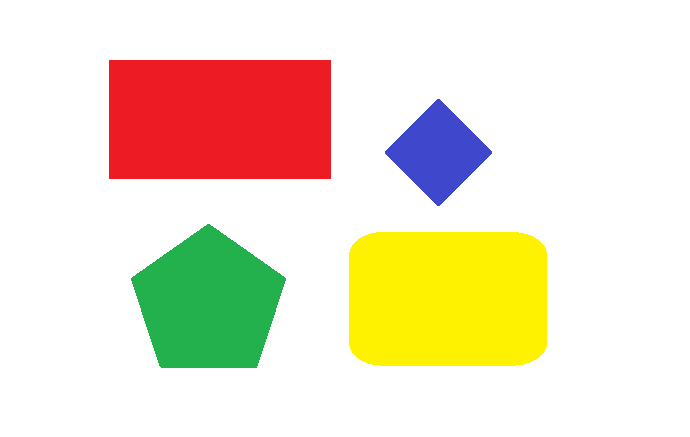
#> input picture legacy/labs/source/otsu_thresholding.png, 690 x 437 px
$ python otsu_thresholding.py
#> lines starting #> are read from the running program, lines starting #| are printed output that depends on the picture; after the words box and inside, x2 and y2 are one past the last pixel; in counts of white or black regions, pixels touching at a corner belong together
import cv2
import numpy as np
import matplotlib.pyplot as plt
from pathlib import Path


SCRIPT_DIR = Path(__file__).resolve().parent
PROJECT_DIR = SCRIPT_DIR.parent

IMAGE_PATH = PROJECT_DIR / "source" / "otsu_thresholding.png"


# ==========================================================
# THUẬT TOÁN OTSU
# ==========================================================

def otsu_threshold(gray_img):
    # Ảnh xám có 256 mức:
    # 0 -> 255
    L = 256

    # Histogram
    # hist[i] = số pixel có mức xám i
    hist, _ = np.histogram(
        gray_img.ravel(),
        bins=L,
        range=(0, L)
    )

    # Tổng số pixel
    N = gray_img.size

    # Xác suất xuất hiện mỗi mức xám
    # p(i) = hist(i) / N
    p = hist / N

    # BIẾN DÙNG ĐỂ TÌM NGƯỠNG TỐI ƯU
    max_variance = -1.0

    best_threshold = 0

    # Lưu phương sai của từng ngưỡng
    # để vẽ biểu đồ
    variance_list = np.zeros(L)
    for t in range(L - 1):
        # w: tỉ lệ pixel của mỗi lớp
        # mu: mức xám trung bình của mỗi lớp
        # sigma_b_squared: độ tách biệt giữa hai lớp
        w1 = np.sum(
            p[:t + 1]
        )
        w2 = np.sum(
            p[t + 1:]
        )
        # Nếu một lớp không có pixel
        if w1 == 0 or w2 == 0:
            continue
        gray_levels_c1 = np.arange(
            0,
            t + 1
        )
        gray_levels_c2 = np.arange(
            t + 1,
            L
        )
        mu1 = (
            np.sum(
                gray_levels_c1
                * p[:t + 1]
            )
            / w1
        )
        mu2 = (
            np.sum(
                gray_levels_c2
                * p[t + 1:]
            )
            / w2
        )
        sigma_b_squared = (
            w1
            * w2
            * (mu1 - mu2) ** 2
        )
        # Lưu để lát nữa vẽ biểu đồ
        variance_list[t] = sigma_b_squared

        if sigma_b_squared > max_variance:

            max_variance = sigma_b_squared

            best_threshold = t

    return (
        best_threshold,
        hist,
        variance_list,
        max_variance
    )


# ==========================================================
# 5 PHƯƠNG PHÁP SIMPLE THRESHOLDING
# ==========================================================

def apply_threshold_methods(gray_img, threshold):

    maxval = 255


    # ======================================================
    # 1. BINARY
    #
    # src > T  -> 255
    # src <= T -> 0
    # ======================================================

    binary = np.where(
        gray_img > threshold,
        maxval,
        0
    ).astype(np.uint8)


    # ======================================================
    # 2. BINARY INVERTED
    #
    # src > T  -> 0
    # src <= T -> 255
    # ======================================================

    binary_inv = np.where(
        gray_img > threshold,
        0,
        maxval
    ).astype(np.uint8)


    # ======================================================
    # 3. TRUNCATED
    #
    # src > T  -> T
    # src <= T -> giữ nguyên
    # ======================================================

    trunc = np.where(
        gray_img > threshold,
        threshold,
        gray_img
    ).astype(np.uint8)


    # ======================================================
    # 4. TO ZERO
    #
    # src > T  -> giữ nguyên
    # src <= T -> 0
    # ======================================================

    tozero = np.where(
        gray_img > threshold,
        gray_img,
        0
    ).astype(np.uint8)


    # ======================================================
    # 5. TO ZERO INVERTED
    #
    # src > T  -> 0
    # src <= T -> giữ nguyên
    # ======================================================

    tozero_inv = np.where(
        gray_img > threshold,
        0,
        gray_img
    ).astype(np.uint8)


    return (
        binary,
        binary_inv,
        trunc,
        tozero,
        tozero_inv
    )


if __name__ == "__main__":

    print("Đường dẫn ảnh:")
    print(IMAGE_PATH)

    img_bgr = cv2.imread(
        str(IMAGE_PATH)
    )
#> img_bgr is the input picture: shape (437, 690, 3); mean B, G, R 203.7, 226.4, 238.2


    if img_bgr is None:

        print("\nKhông tìm thấy ảnh!")

        print(
            "Kiểm tra lại file:"
        )
        print(IMAGE_PATH)
        exit()

    img_rgb = cv2.cvtColor(
        img_bgr,
        cv2.COLOR_BGR2RGB
    )

    img_gray = cv2.cvtColor(
        img_bgr,
        cv2.COLOR_BGR2GRAY
    )
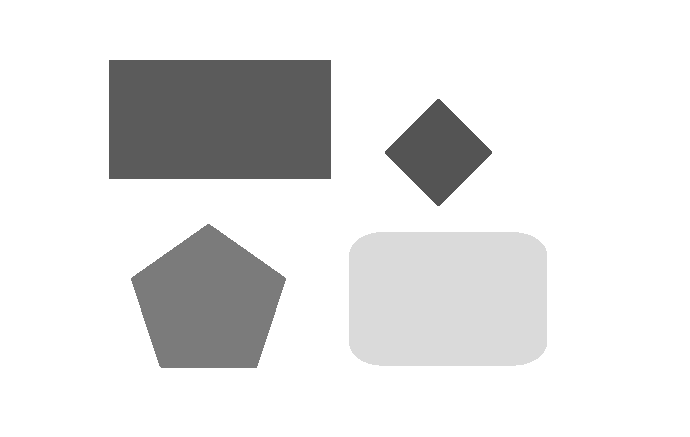
#> img_gray: shape (437, 690); min 84, max 255, mean 227.3
    # ======================================================
    # CHẠY OTSU TỰ VIẾT
    # ======================================================
    (
        best_threshold,
        histogram,
        variance_list,
        max_variance
    ) = otsu_threshold(img_gray)
#> in otsu_threshold, `hist, _ = np.histogram( gray_img.ravel(), bins=L, range=(0, L) )`: hist = 256 values, max 227747 at index 255, min 0 at index 0, mean 1177.9
#> in otsu_threshold, `p = hist / N`: p = 256 values, max 0.755 at index 255, min 0 at index 0, mean 0.00391
#> the loop in otsu_threshold, `for t in range(L - 1):` made 255 passes
#> (w1, w2, mu1, mu2, sigma_b_squared, max_variance) on passes 85, 92, 124: (0.0197, 0.98, 84, 230.1, 412.3, 412.3), (0.107, 0.893, 89.72, 243.8, 2274.2, 2274.2), (0.159, 0.841, 100.5, 251.2, 3036.9, 3036.9)
#> (w1, w2) on passes 1 to 6: (0, 1), (0, 1), (0, 1), (0, 1), (0, 1), (0, 1)
#> after the loop in otsu_threshold, `for t in range(L - 1):`: best_threshold = 123; max_variance = 3036.9; variance_list = 256 values, max 3036.9 at index 123, min 0 at index 0, mean 1765.7
#> best_threshold = 123; histogram has the same summary as hist in otsu_threshold; max_variance = 3036.9


    print("\n========= KẾT QUẢ OTSU =========")

    print(
        f"Ngưỡng tối ưu t* tự code: "
        f"{best_threshold}"
    )
#| Ngưỡng tối ưu t* tự code: 123

    print(
        f"Phương sai cực đại: "
        f"{max_variance:.4f}"
    )
#| Phương sai cực đại: 3036.9136

    opencv_threshold, _ = cv2.threshold(
        img_gray,
        0,
        255,
        cv2.THRESH_BINARY
        + cv2.THRESH_OTSU
    )
#> opencv_threshold = 123


    print(
        f"Ngưỡng Otsu OpenCV: "
        f"{int(opencv_threshold)}"
    )
#| Ngưỡng Otsu OpenCV: 123


    if best_threshold == int(opencv_threshold):

        print(
            "=> Kết quả tự code trùng với OpenCV."
        )

    else:

        print(
            "=> Kết quả có sự khác nhau."
        )

    (
        dst_binary,
        dst_binary_inv,
        dst_trunc,
        dst_tozero,
        dst_tozero_inv
    ) = apply_threshold_methods(
        img_gray,
        best_threshold
    )
#> in apply_threshold_methods, `binary = np.where( gray_img > threshold, maxval, 0 ).astype(np.uint8)`:
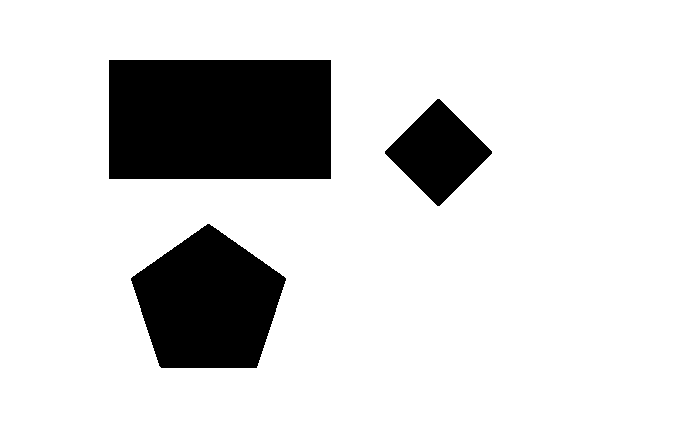
#> binary: shape (437, 690); 84.1% white; 3 black regions, box (x1, y1, x2, y2) and area: (109, 60, 331, 179) 26418, (131, 224, 286, 368) 15599, (385, 99, 492, 206) 5937
#> in apply_threshold_methods, `trunc = np.where( gray_img > threshold, threshold, gray_img ).astype(n..`:
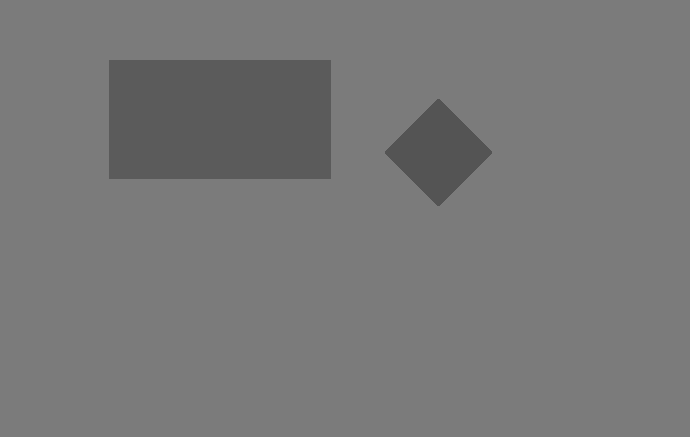
#> trunc: shape (437, 690); min 84, max 123, mean 119.4
#> in apply_threshold_methods, `tozero = np.where( gray_img > threshold, gray_img, 0 ).astype(np.uint8)`:
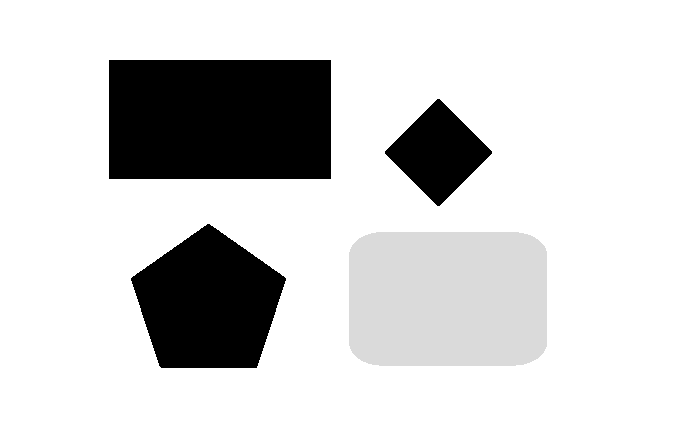
#> tozero: shape (437, 690); min 0, max 255, mean 211.3
#> in apply_threshold_methods, `tozero_inv = np.where( gray_img > threshold, 0, gray_img ).astype(np.u..`:
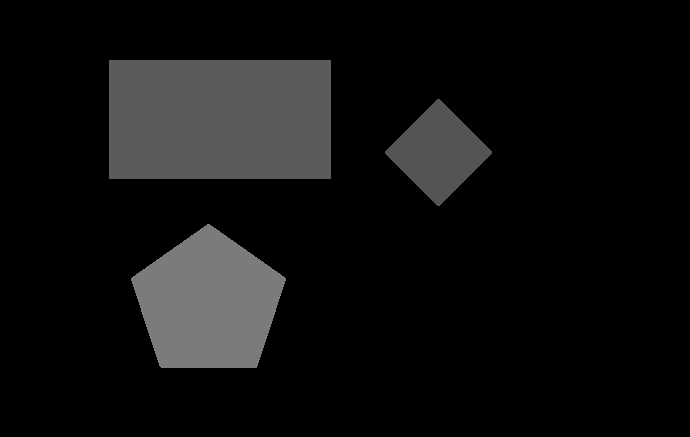
#> tozero_inv: shape (437, 690); min 0, max 123, mean 16


    # ======================================================
    # PHẦN 4 - HIỂN THỊ KẾT QUẢ
    # ======================================================

    plt.figure(
        figsize=(18, 10)
    )


    # ======================================================
    # 1. ẢNH GỐC
    # ======================================================

    plt.subplot(
        2,
        4,
        1
    )

    plt.imshow(
        img_rgb
    )

    plt.title(
        "Ảnh gốc màu"
    )

    plt.axis(
        "off"
    )


    # ======================================================
    # 2. ẢNH GRAYSCALE
    # ======================================================

    plt.subplot(
        2,
        4,
        2
    )

    plt.imshow(
        img_gray,
        cmap="gray"
    )

    plt.title(
        "Ảnh mức xám"
    )

    plt.axis(
        "off"
    )


    # ======================================================
    # 3. HISTOGRAM + PHƯƠNG SAI + NGƯỠNG OTSU
    # ======================================================

    ax_hist = plt.subplot(
        2,
        4,
        3
    )


    # Histogram
    ax_hist.plot(
        np.arange(256),
        histogram,
        label="Histogram"
    )


    ax_hist.set_title(
        "Histogram + Otsu"
    )

    ax_hist.set_xlabel(
        "Mức xám"
    )

    ax_hist.set_ylabel(
        "Số pixel"
    )

    ax_hist.set_xlim(
        [0, 255]
    )


    # Trục Y thứ hai
    ax_variance = ax_hist.twinx()


    # Phương sai giữa hai lớp
    ax_variance.plot(
        np.arange(256),
        variance_list,
        linestyle="--",
        label="σ²B(t)"
    )


    ax_variance.set_ylabel(
        "Phương sai giữa hai lớp"
    )


    # Đường ngưỡng tối ưu
    ax_variance.axvline(
        x=best_threshold,
        linestyle="-",
        linewidth=2,
        label=f"t* = {best_threshold}"
    )


    # Gộp legend
    lines1, labels1 = (
        ax_hist.get_legend_handles_labels()
    )

    lines2, labels2 = (
        ax_variance.get_legend_handles_labels()
    )

    ax_variance.legend(
        lines1 + lines2,
        labels1 + labels2,
        loc="upper right"
    )


    # ======================================================
    # 4. BINARY
    # ======================================================

    plt.subplot(
        2,
        4,
        4
    )

    plt.imshow(
        dst_binary,
        cmap="gray"
    )

    plt.title(
        f"1. Binary\nT = {best_threshold}"
    )

    plt.axis(
        "off"
    )


    # ======================================================
    # 5. BINARY INVERTED
    # ======================================================

    plt.subplot(
        2,
        4,
        5
    )

    plt.imshow(
        dst_binary_inv,
        cmap="gray"
    )

    plt.title(
        "2. Binary Inverted"
    )

    plt.axis(
        "off"
    )


    # ======================================================
    # 6. TRUNCATED
    # ======================================================

    plt.subplot(
        2,
        4,
        6
    )

    plt.imshow(
        dst_trunc,
        cmap="gray",
        vmin=0,
        vmax=255
    )

    plt.title(
        "3. Truncated"
    )

    plt.axis(
        "off"
    )


    # ======================================================
    # 7. TO ZERO
    # ======================================================

    plt.subplot(
        2,
        4,
        7
    )

    plt.imshow(
        dst_tozero,
        cmap="gray",
        vmin=0,
        vmax=255
    )

    plt.title(
        "4. To Zero"
    )

    plt.axis(
        "off"
    )


    # ======================================================
    # 8. TO ZERO INVERTED
    # ======================================================

    plt.subplot(
        2,
        4,
        8
    )

    plt.imshow(
        dst_tozero_inv,
        cmap="gray",
        vmin=0,
        vmax=255
    )

    plt.title(
        "5. To Zero Inverted"
    )

    plt.axis(
        "off"
    )


    # ======================================================
    # HIỂN THỊ
    # ======================================================

    plt.tight_layout()

    plt.show()
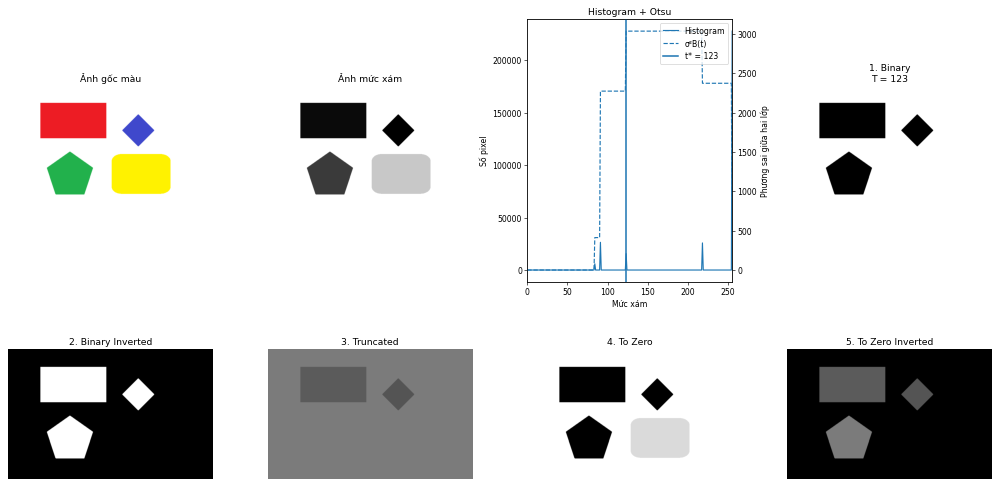
#> figure drawn by matplotlib, 9 panels; panel 3: curve peaks at x = 255, y = 227747; panel 4: curve peaks at x = 123, y = 3036.9
